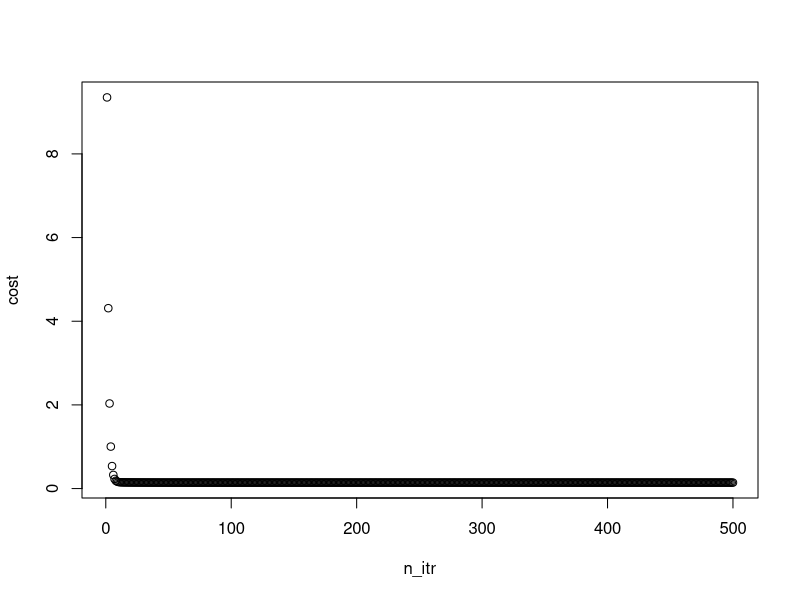

R code for this plot: (Note: this script raises an error after producing the figure.)
hypothesis <- function(theta, x) {
    x %*% theta
}

cost_function <- function(theta, lambda, x, y) {
    (sum((hypothesis(theta, x) - y) ^ 2) + (lambda * sum(theta[-1] ^ 2))) / (2 * length(y))
}

partial_derivative_cost_function <- function(theta, lambda, x, y) {
    ((t(x) %*% (hypothesis(theta, x) - y)) + (lambda * c(0, theta[-1]))) / length(y)
}

batch_gradient_descent <- function(theta, alpha, lambda, itr, x, y) {
    cost <- c()
    for (i in 1:itr) {
        cost <- c(cost, cost_function(theta, lambda, x, y))
        theta <- theta - alpha * partial_derivative_cost_function(theta, lambda, x, y)
    }
    list(theta, cost)
}

x <- matrix(c(rep(1, 3), 1:3), ncol = 2)
y <- c(4, 7, 10)
lambda <- 0.1


theta <- c(1, 1)
alpha <- 0.3
itr  <- 500
l <- batch_gradient_descent(theta, alpha, lambda, itr, x, y)
theta <- l[[1]]
cost <- l[[2]]
n_itr <- 1:itr
plot(cost ~ n_itr)
theta
cost_function(theta, x, y)
